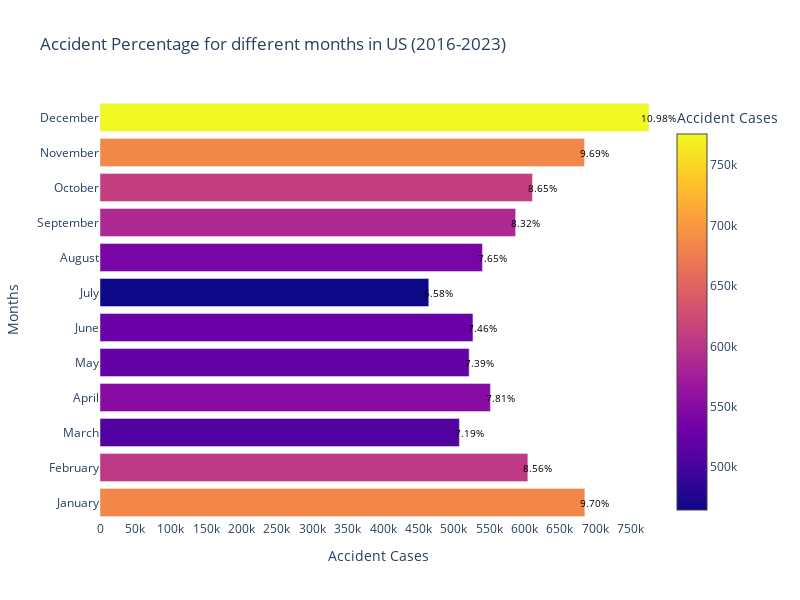

Here is the notebook cell this chart was saved with:
### Code cell
import pandas as pd
import plotly.graph_objects as go
import calendar

# Convert the PySpark DataFrame to Pandas DataFrame for visualization
month_df_pd = month_df.toPandas()

# Define the colorscale
colorscale = 'plasma'

# Create the figure and configure the layout
fig = go.Figure()

# Add the bar trace
fig.add_trace(go.Bar(
    x=month_df_pd['count'],
    y=month_df_pd['Month'],
    orientation='h',
    marker=dict(
        color=month_df_pd['count'],
        colorscale=colorscale,
        cmin=month_df_pd['count'].min(),
        cmax=month_df_pd['count'].max(),
        colorbar=dict(
            title='Accident Cases'
        )
    )
))

# Configure the text annotations
total = month_df_pd['count'].sum()
for i, v in enumerate(month_df_pd['count']):
    fig.add_annotation(
        x=v,
        y=month_df_pd['Month'][i],
        text=f'{v/total*100:.2f}%',
        showarrow=False,
        font=dict(
            size=10,
            color='black'  # Adjust the font color for better visibility
        ),
        align='left',
        xshift=10
    )

# Configure the layout
fig.update_layout(
    title='\n Accident Percentage\nfor different months in US (2016-2023)\n',
    xaxis_title='\nAccident Cases\n',
    yaxis_title='\nMonths\n',
    xaxis=dict(
        tickmode='linear',
        dtick=50000,  # Adjust the tick interval to avoid cluttering
        range=[0, month_df_pd['count'].max() + 10000]  # Adjust the x-axis range
    ),
    plot_bgcolor='white',
    showlegend=False,
    height=600,  # Increase figure height for better visibility
    width=800  # Increase figure width for better visibility
)

# Show the figure
fig.show()

### Figure 1 — Plotly figure (JSON) as saved in the notebook; plotly's stock layout.template omitted (floating-point values rounded to 4 significant figures)
{"data": [{"marker": {"cmax": 775729, "cmin": 464605, "color": [685164, 604611, 507887, 551704, 521665, 527044, 464605, 540460, 587356, 611096, 684518, 775729], "colorbar": {"title": {"text": "Accident Cases"}}, "colorscale": [[0, "#0d0887"], [0.1111, "#46039f"], [0.2222, "#7201a8"], [0.3333, "#9c179e"], [0.4444, "#bd3786"], [0.5556, "#d8576b"], [0.6667, "#ed7953"], [0.7778, "#fb9f3a"], [0.8889, "#fdca26"], [1, "#f0f921"]]}, "orientation": "h", "type": "bar", "x": [685164, 604611, 507887, 551704, 521665, 527044, 464605, 540460, 587356, 611096, 684518, 775729], "y": ["January", "February", "March", "April", "May", "June", "July", "August", "September", "October", "November", "December"]}], "layout": {"annotations": [{"align": "left", "font": {"color": "black", "size": 10}, "showarrow": false, "text": "9.70%", "x": 685164, "xshift": 10, "y": "January"}, {"align": "left", "font": {"color": "black", "size": 10}, "showarrow": false, "text": "8.56%", "x": 604611, "xshift": 10, "y": "February"}, {"align": "left", "font": {"color": "black", "size": 10}, "showarrow": false, "text": "7.19%", "x": 507887, "xshift": 10, "y": "March"}, {"align": "left", "font": {"color": "black", "size": 10}, "showarrow": false, "text": "7.81%", "x": 551704, "xshift": 10, "y": "April"}, {"align": "left", "font": {"color": "black", "size": 10}, "showarrow": false, "text": "7.39%", "x": 521665, "xshift": 10, "y": "May"}, {"align": "left", "font": {"color": "black", "size": 10}, "showarrow": false, "text": "7.46%", "x": 527044, "xshift": 10, "y": "June"}, {"align": "left", "font": {"color": "black", "size": 10}, "showarrow": false, "text": "6.58%", "x": 464605, "xshift": 10, "y": "July"}, {"align": "left", "font": {"color": "black", "size": 10}, "showarrow": false, "text": "7.65%", "x": 540460, "xshift": 10, "y": "August"}, {"align": "left", "font": {"color": "black", "size": 10}, "showarrow": false, "text": "8.32%", "x": 587356, "xshift": 10, "y": "September"}, {"align": "left", "font": {"color": "black", "size": 10}, "showarrow": false, "text": "8.65%", "x": 611096, "xshift": 10, "y": "October"}, {"align": "left", "font": {"color": "black", "size": 10}, "showarrow": false, "text": "9.69%", "x": 684518, "xshift": 10, "y": "November"}, {"align": "left", "font": {"color": "black", "size": 10}, "showarrow": false, "text": "10.98%", "x": 775729, "xshift": 10, "y": "December"}], "height": 600, "plot_bgcolor": "white", "showlegend": false, "title": {"text": "\n Accident Percentage\nfor different months in US (2016-2023)\n"}, "width": 800, "xaxis": {"dtick": 50000, "range": [0, 785729], "tickmode": "linear", "title": {"text": "\nAccident Cases\n"}, "type": "linear"}, "yaxis": {"autorange": true, "range": [-0.5, 11.5], "title": {"text": "\nMonths\n"}, "type": "category"}}}
